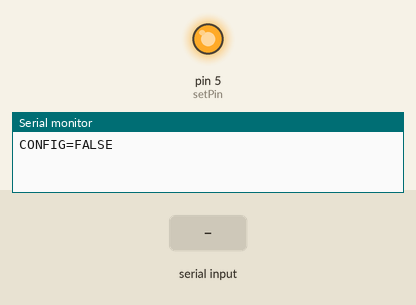
This sketch was run on a simulated Arduino Uno, built with avr-gcc and run on an emulated ATmega328P. On the bench: output pins drawn as LEDs (lit = HIGH), the last lines printed to the serial monitor. The test bench sets the inputs (shaded band).

Above: at 1.2 s.
1.3 s: "config.enable" received over Serial
At 2.4 s:
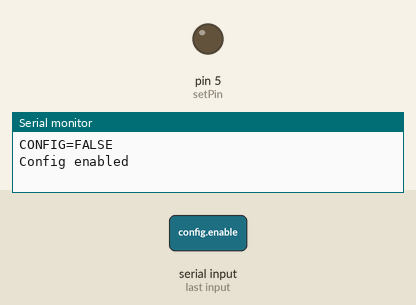
3.0 s: "config.enable" received over the second serial link
4.5 s: "config.disable" received over Serial
6.5 s: "config.disable" received over the second serial link
8.0 s: "config.status" received over Serial
9.5 s: "config.status" received over the second serial link
Timing chart, 0 to 12.0 s (numbered marks = the images above; inputs shaded):
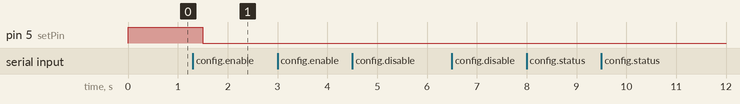

The sketch:

settings.ino
```cpp
#include <SoftwareSerial.h>
//                 TXD RXD
SoftwareSerial radio(6, 7);
int setPin = 5;

String command = "";


void setup() {

  Serial.begin(9600);
  radio.begin(9600);

  pinMode(setPin, OUTPUT);
  digitalWrite(setPin, HIGH);

  getConfigStatus();
}


void loop() {

  command = readSerial();

  if (command.length() > 0) {
    if (command == "config.enable") {
      enableConfig();
    }

    else if (command == "config.disable") {
      disableConfig();
    }

    else if (command == "config.status") {
      getConfigStatus();
    }

    else {
      radio.print(command);
      Serial.println("MESSAGE: " + command);
    }
  }

  readRadio();

  delay(500);

  command = "";
}

void enableConfig() {
  digitalWrite(setPin, LOW);
  Serial.println("Config enabled");
}

void disableConfig() {
  digitalWrite(setPin, HIGH);
  Serial.println("Config disabled");
}

void getConfigStatus() {
  if (digitalRead(setPin) == 0) {
    Serial.println("CONFIG=TRUE");
  } else {
    Serial.println("CONFIG=FALSE");
  }
}


String readSerial() {
  String command = "";

  while (Serial.available() > 0) {
    command += char(Serial.read());
  }

  return command;
}

String readRadio() {
  String response = "";

  while (radio.available() > 0) {
    response += char(radio.read());
  }

  if (response.length() > 0) {
    response = "RESPONSE: " + response;
    Serial.print(response);
    return response;
  }

}


// прерывания
// процессор (datasheet)
// http://www.airspayce.com/mikem/arduino/RadioHead/
// разобраться в настройках (особенно дистанционное управ)
```

Measured:
- after the input at 1.3 s, pin 5 (setPin): HIGH → LOW after 0.20 s
